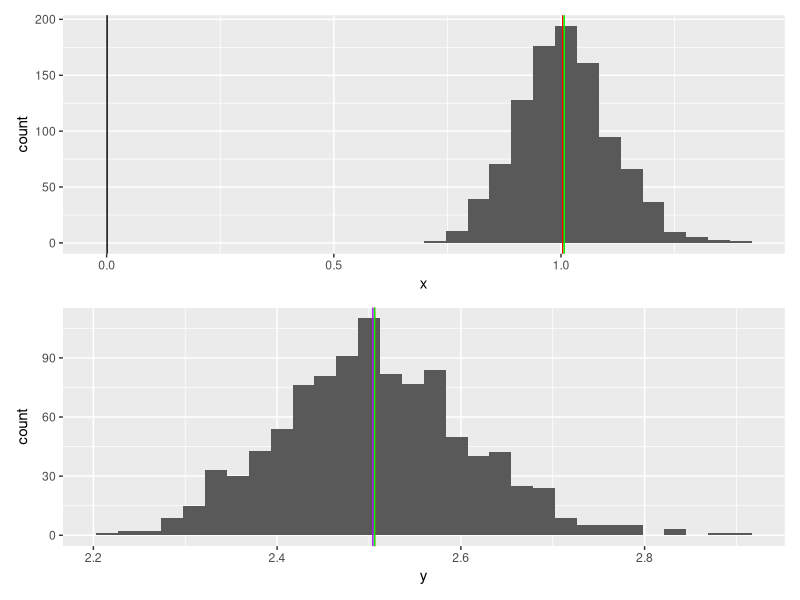

Here is the R script that generated this plot:
library(tidyverse)
library(patchwork)

# central tendency  -------------------------------------------------------

#Create a new vector z with length  
#1000 as exp(rnorm(n = 1000, mean = 0, sd = 0.1)), and calculate the arithmetic mean, geometric mean, and median.

z<-exp(rnorm(n = 1000, mean = 0, sd = 0.1))

#Q1
# arithmetic mean
## using a built-in function

mu_z <- mean(z)


## manual
sum(z) / length(z)
n_z <- length(z)
mu_z <- mu_z / n_z


# Geometric mean
## taking the mean in log scale
mug_z <- exp(mean(log(z)))
## use prod() function
prod(z)^(1 / length(z))

# median
## built-in function
med_z<- median(z)
## manual (even number, so get two mid-point values)
z <- sort(z)
id1 <- length(z) / 2
id2 <- (length(z) + 1) / 2
0.5 * sum(c(z[id1], z[id2]))

#Q2
#Draw a histogram of z using functions tibble(), ggplot(), and geom_histogram().

df_z<-tibble(x=z)
g1 <- df_z %>% 
  ggplot(aes(x = x)) +
  geom_histogram() 
  
#Q3
#Draw vertical lines of arithmetic mean, geometric mean, and 
#median on the histogram with different colors using a function geom_vline().
g1 <- df_z %>% 
  ggplot(aes(x = x)) +
  geom_histogram() +
  geom_vline(xintercept = mu_z) +
  geom_vline(xintercept = mug_z,
             color = "red") +
  geom_vline(xintercept = med_z,
             color = "green")

#Q5; Create a new vector z_rev as -z + max(z) + 0.5, and repeat step 1 ??? 4.
 
z_rev<-z + max(z) + 0.1

## get mean values
mu_z_rev <- mean(z_rev)
mug_z_rev <- exp(mean(log(z_rev)))
med_z_rev <- median(z_rev)

## re-define df_z
df_z <- df_z %>% 
  mutate(y = z_rev)

##visualization 
g2<-df_z %>% 
  ggplot(aes(x=y))+
  geom_histogram()+
geom_vline(aes(xintercept = mu_z_rev),
           color= "red")+
  geom_vline(xintercept = mu_z_rev, color = "green")+
  geom_vline(xintercept = med_z_rev, color = "purple")

# this syntax works for ggplot objects after loading `library(patchwork)`
g1 / g2

  
  # Variation ---------------------------------------------------------------
w <- rnorm(100, mean = 10, sd = 1)
head(w) # show first 10 elements in w
#gram to milligram
m<-1000
#q2
s2_w<- sum(w-mean(w))^2/length(w)
s_w<-sqrt(s2_w)
s2_m<-sum(m-mean(m))^2/length(m)
s_m<-sqrt(s2_m)
##MAD
mad_w<-median(abs(w-median(w)))
mad_m<-median(abs(m-median(m)))
#Q3 CV
cv_w<-s_w/mean(w)
cv_m<-s_m/mean(m)
#madr_w<-mad_w/median()





